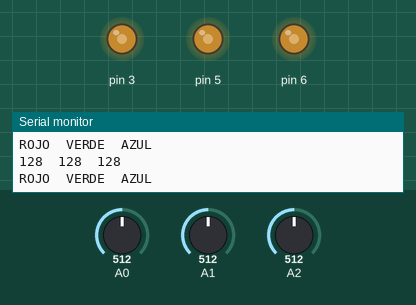
The sketch below on a simulated Arduino Uno, built with avr-gcc and run on an emulated ATmega328P. On the bench: output pins drawn as LEDs (lit = HIGH), the last lines printed to the serial monitor. Inputs (shaded band) come from the test bench; at power-on: A0 = 512, A1 = 512, A2 = 512.

Above: at 1.2 s.
1.3 s: A0 set to 418
At 2.3 s:
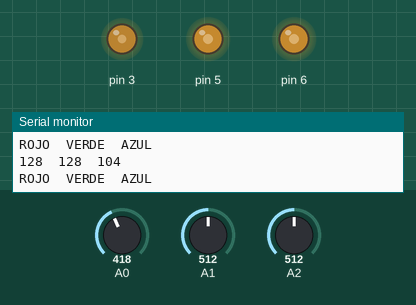
4.3 s: A0 set to 392
At 5.7 s:
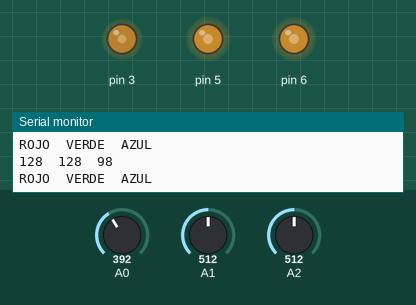
7.3 s: A1 set to 409
At 7.8 s:
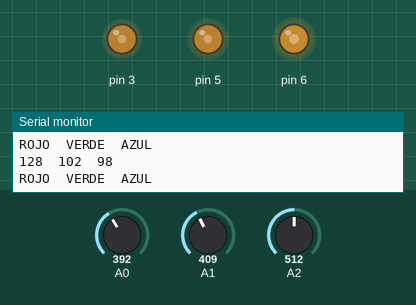
10.3 s: A1 set to 381
At 11.0 s:
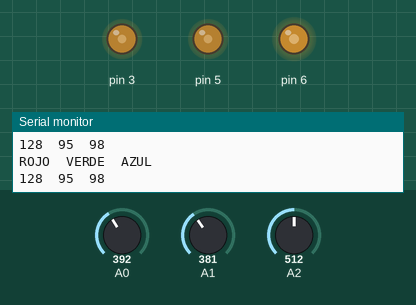
11.8 s: A2 set to 411
At 12.4 s:
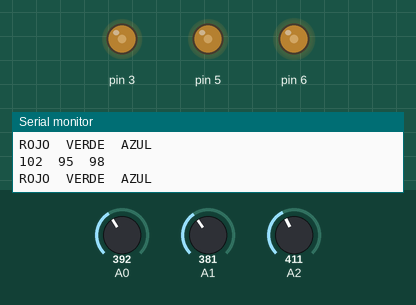
14.8 s: A2 set to 390
At 15.4 s:
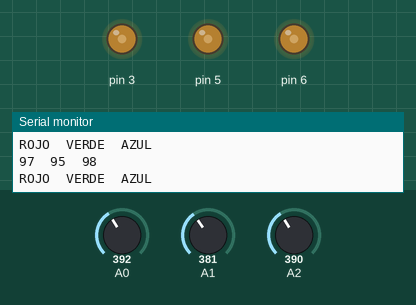
Timing chart, 0 to 17.3 s (numbered marks = the images above; inputs shaded):
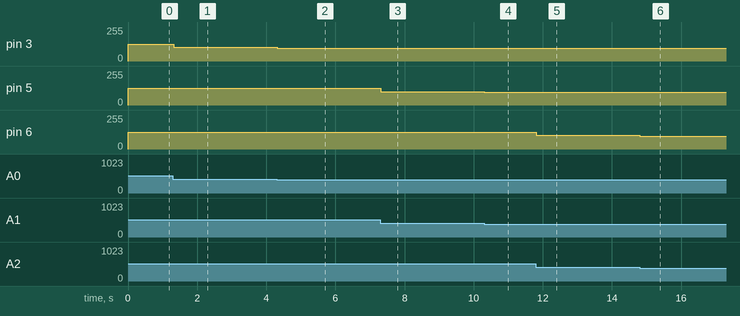

The sketch:

ControlLEDRGBconMap.ino
```cpp
/*******************************************************************************
  *  Áster Electrónica
  *  Contador binario
  *  Abstract: En este ejemplo, se conecta un LED RGB y se controlan los colores
  *  dependiendo de cada la posición de los potenciometros, cada potenciometro
  *  controla por PWM la intensidad de cada color, en este ejemplo se ilustra el
  *  uso de la función map().
  *  Creado por Miguel AngelLo.
  *  LinkedIn: @miguelangello21
  *  Conexiones físicas:
  *        Tarjeta UNO | Entradas
  *               5V -> VCC
  *              GND -> GND
  *               A0 <- Potenciometro1
  *               A1 <- Potenciometro2
  *               A2 <- Potenciometro3
  *        Tarjeta UNO | Salidas
  *               5V -> VCC
  *              GND -> GND
  *                3 -> BLUE
  *                5 -> GREEN
  *                6 -> RED
********************************************************************************/
void setup() {
//Declaramos A0,A1 y A2 como entradas.
pinMode(A0,INPUT);
pinMode(A1,INPUT);
pinMode(A2,INPUT);
//Declaramos el pin digital 3, 5 y 6 como salidas. Nótese que están marcados en la placa por un ~
pinMode(3,OUTPUT);
pinMode(5,OUTPUT);
pinMode(6,OUTPUT);
//Iniciamos la comunicación serial
Serial.begin(9600);
}

void loop() {
  //Usamos la función digitalWrite para poner una señal PWM en el pin 3, el valor de A0 se escala de 0 a 1023 a 0 a 255.
  analogWrite(3,map(analogRead(A0),0,1023,0,255));
  //Usamos la función digitalWrite para poner una señal PWM en el pin 3, el valor de A0 se escala de 0 a 1023 a 0 a 255.
  analogWrite(5,map(analogRead(A1),0,1023,0,255));
  //Usamos la función digitalWrite para poner una señal PWM en el pin 3, el valor de A0 se escala de 0 a 1023 a 0 a 255.
  analogWrite(6,map(analogRead(A2),0,1023,0,255));
  //Esta función imprime los valores de los pines A0, A1 y A2 entre 4.

  imprimeValores();
}
void imprimeValores(){
  Serial.println("ROJO\tVERDE\tAZUL");
  Serial.print(analogRead(A2)/4);
  Serial.print("\t");
  Serial.print(analogRead(A1)/4);
  Serial.print("\t");
  Serial.print(analogRead(A0)/4);
  Serial.println("\t");
}
```

Measured:
- after the input at 1.3 s, pin 3: 127/255 → 104/255 at once
- after the input at 4.3 s, pin 3: 104/255 → 97/255 at once
- after the input at 7.3 s, pin 5: 127/255 → 101/255 at once
- after the input at 10.3 s, pin 5: 101/255 → 94/255 at once
- after the input at 11.8 s, pin 6: 127/255 → 102/255 at once
- after the input at 14.8 s, pin 6: 102/255 → 97/255 at once
